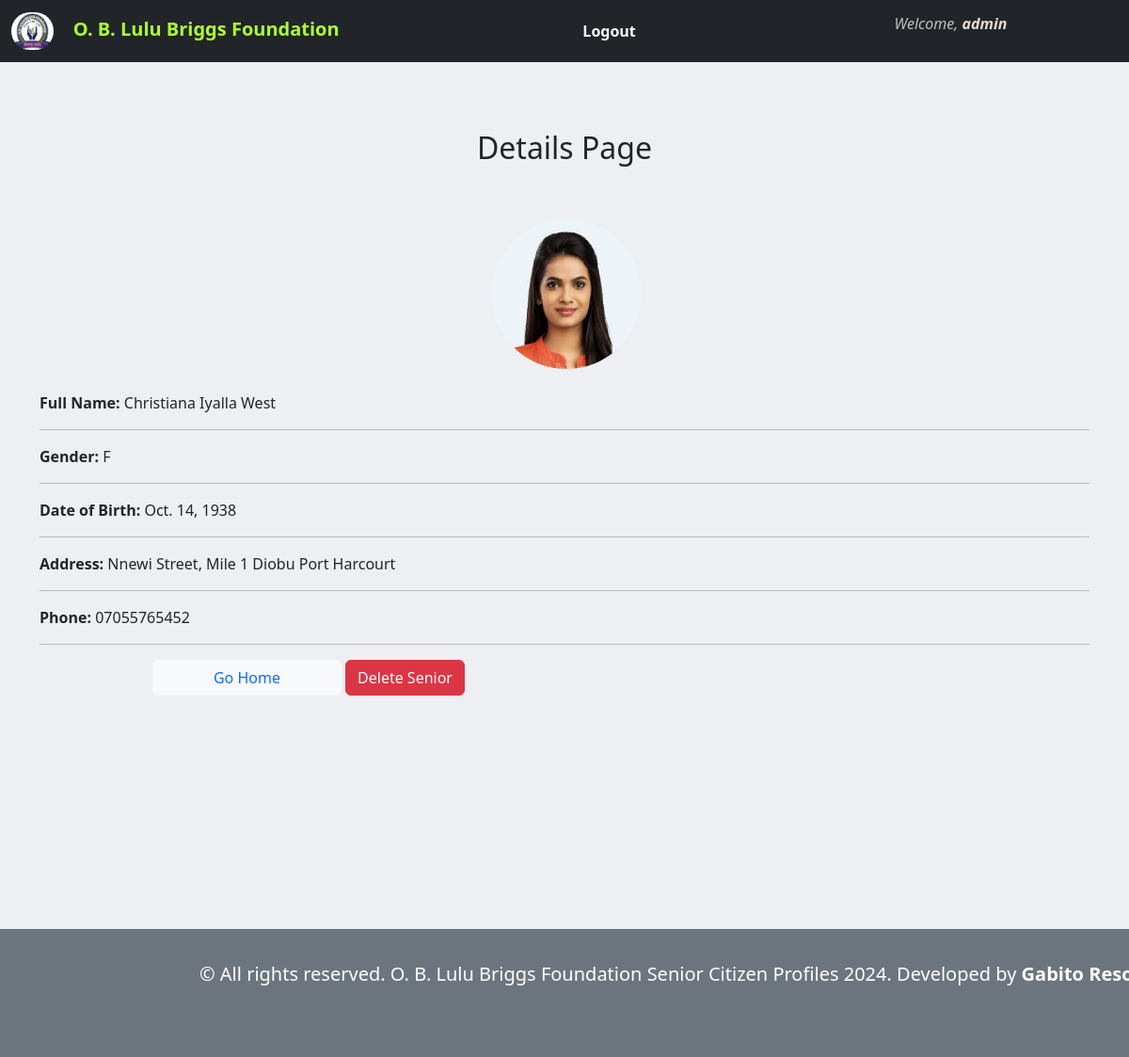
The page /senior/christiana-iyalla-west/ (signed in) on the database its author committed.
### senior_data/models.py (models this page shows, shortened)
class Senior(models.Model):
    GENDER_CHOICES = [
        ('M', 'Male'),
        ('F', 'Female'),
    ]
    image = models.ImageField(upload_to="profile_pics", default="img.png")
    user = models.ForeignKey(User, on_delete=models.CASCADE)
    full_name = models.CharField(max_length=200)
    gender = models.CharField(max_length=1, choices=GENDER_CHOICES, default="M")
    dob = models.DateField(default='2000-01-01')
    address = models.CharField(max_length=300, default="Creek Road")
    phone = models.CharField(max_length=15, default="8099765654")
    updated = models.DateTimeField(auto_now=True)
    slug = models.SlugField(max_length=100, unique=True)
    class Meta:
        ordering = ["-updated"]

### senior_data/views.py (the view)
# urls.py: path('senior/<slug:slug>/', SeniorDetailView.as_view(), name='senior-detail'),
class SeniorDetailView(LoginRequiredMixin, DetailView):
    model = Senior
    login_url = reverse_lazy('login')
    template_name = "senior_data/senior-detail.html"
    context_object_name = "senior_detail"

### templates/senior_data/senior-detail.html (shortened to what this page needs)
{% extends 'senior_data/base.html' %}
{% block content %}
<body style="background-color: rgb(237, 239, 242);">
<br><br>
<div class="container mt-4">
    <h2 style="text-align: center;">Details Page</h2><br>
    <span>
        <img class="img-fluid mt-4" src="{{ senior_detail.image.url }}" alt="card image cap" style="width: 10em; border-radius: 6em; height: 10em; margin-left: 30em;"/><br><br>
        <b>Full Name:</b> {{ senior_detail.full_name }}<hr>
        <b>Gender:</b> {{ senior_detail.gender }}<hr>
        <b>Date of Birth:</b> {{ senior_detail.dob }}<hr>
        <b>Address:</b> {{ senior_detail.address }}<hr>
        <b>Phone:</b> {{ senior_detail.phone }}<hr>
    </span>
    <button class="btn btn-light"  style="margin-left: 7.5em; width:18%;"><a href="{% url 'index' %}" style="text-decoration: none;" class="link">Go Home</a></button>
    <form method="POST" action="{% url 'delete_senior' senior_detail.pk %}" style="display:inline;">
        <button type="button" onclick="showDeleteModal();" class="btn btn-danger">Delete Senior</button>
    </form>
</div>
<br><br><br><br>
<br><br><br><br><br><br>
<br><br><br><br><br><br>
</body>
{% endblock %}

### templates/senior_data/base.html (shortened to what this page needs)
{% load static %}
<!doctype html>
<html lang="en">
  <head>
    <link href="https://cdn.jsdelivr.net/npm/bootstrap@5.3.3/dist/css/bootstrap.min.css" rel="stylesheet">
  </head>
  <body>
    <nav class="navbar bg-dark" data-bs-theme="dark">
        <div class="container-fluid">
          <a class="navbar-brand" href="{% url 'index' %}"><b style="color: greenyellow"><img src="{% static 'img/oblbf_logo.png' %}" style="width: 45px; height: 40px; border-radius: 2em;">&nbsp &nbsp O. B. Lulu Briggs Foundation</b></a>
            {% if request.user.is_authenticated %}
              <b><a href="{% url 'logout' %}" style="text-decoration: none; color: white">Logout</a></b>
            {% else %}
              <b><a href="{% url 'signup' %}" style="text-decoration: none; color: white">Register</a></b>
              <b><a href="{% url 'login' %}" style="text-decoration: none; color: white">Login</a></b>
            {% endif %}
          <div  style="margin-right: 10%;">
            <ul>
              <li>
                {% if user.is_authenticated %}
                  <i class="user" style="color: silver;">Welcome, <strong  style="color:rgb(234, 221, 212);">{{ user.username }}</strong></i>
                {% endif %}
              </li>
            </ul>
          </div>
        </div>
      </nav>
      {% block content %}
      {% endblock %}
      <nav class="navbar fixed-bottom text-dark bg-secondary">
        <div class="container-fluid">
          <a class="navbar-brand" href="#" style="color: white; margin-left: 10em; margin-top: 1em; margin-bottom: 3em; text-align:center;">&copy All rights reserved. O. B. Lulu Briggs Foundation Senior Citizen Profiles 2024. Developed by <strong>Gabito Resources.</strong></a>
        </div>
      </nav>
</body>
</html>

### rows shown on the page
Senior: image (picture), full_name "Christiana Iyalla West", gender "F", dob "Oct. 14, 1938", address "Nnewi Street, Mile 1 Diobu Port Harcourt", phone "07055765452"

### other values the page prints
{{ user.username }} "admin"
